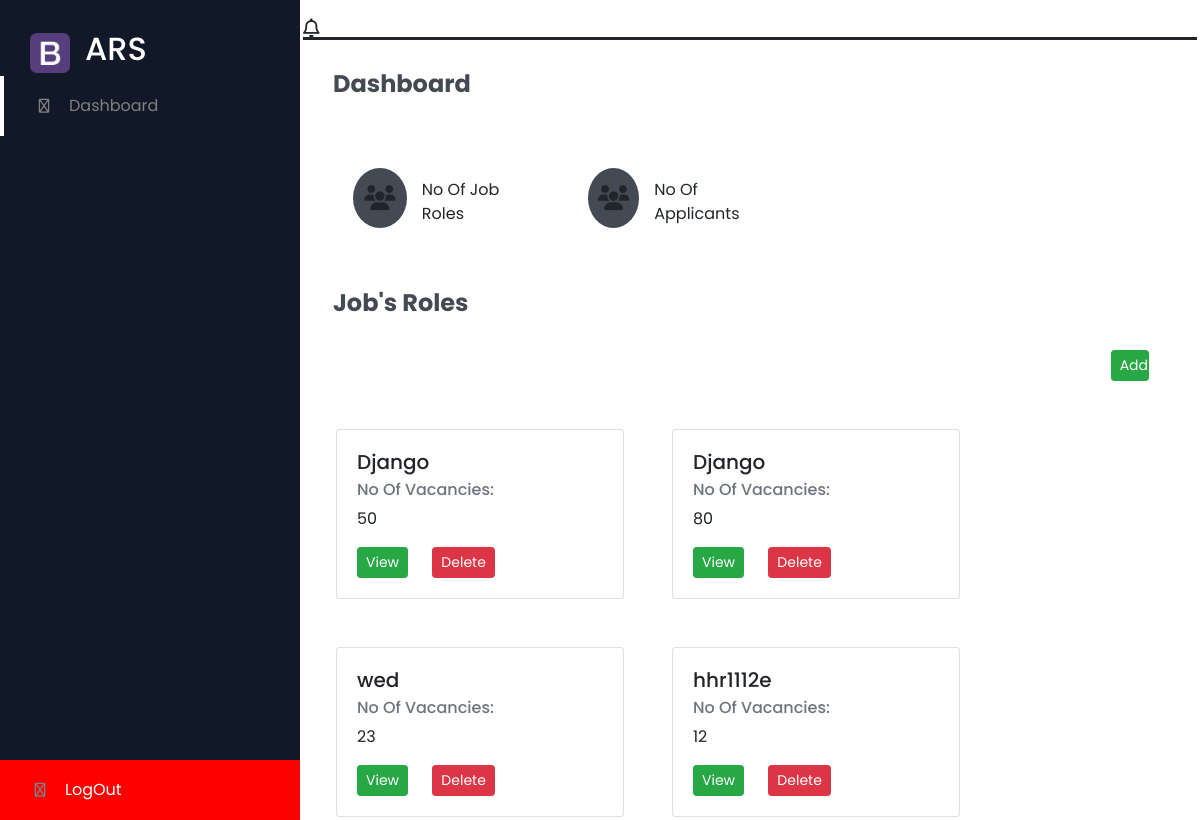
Page /company/comphome/add on the earlier database version.
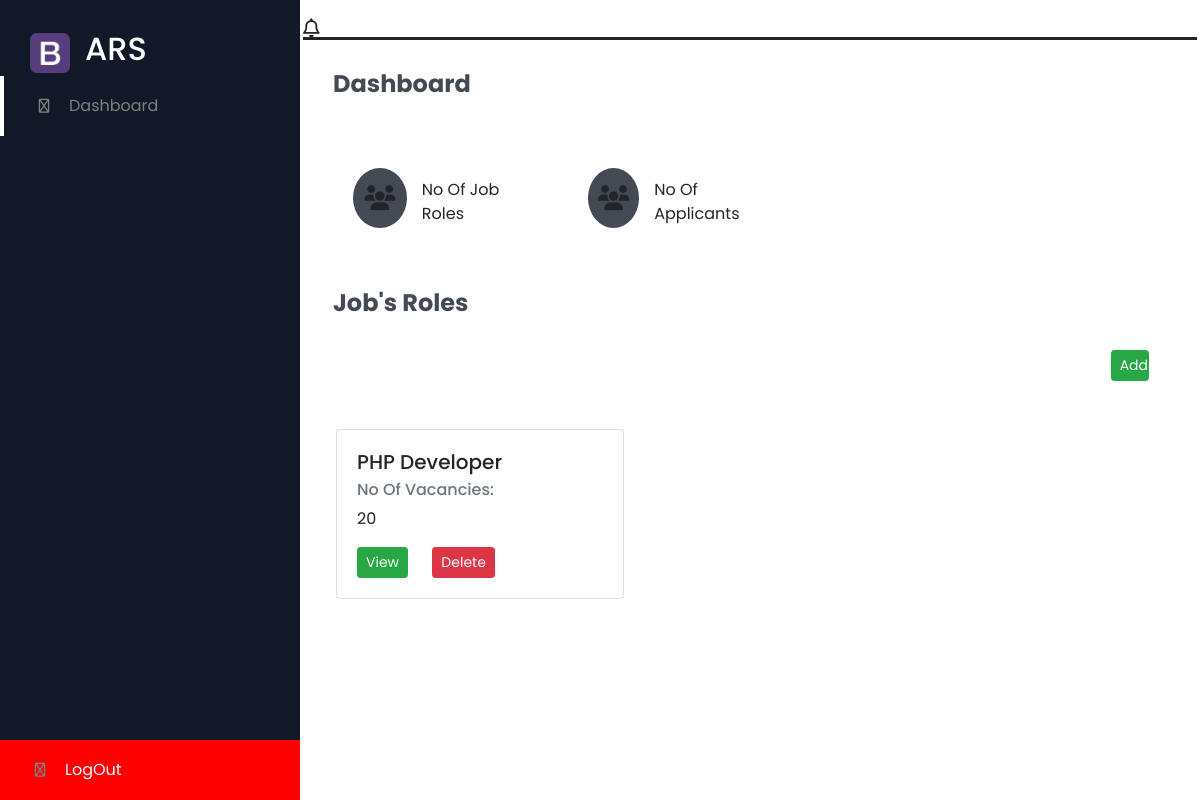
Same page on the later database version.
### Company/models.py (models this page shows)
class Job_Profiles(models.Model):
    profile_name=models.CharField(max_length=100)
    company_id=models.ForeignKey("Companies",on_delete=models.CASCADE)
    job_info=models.TextField()
    salary=models.CharField(max_length=100)
    no_of_vacancies=models.CharField(max_length=100)
    education=models.CharField(max_length=100)
    industry=models.CharField(max_length=100)
    joblocation_address=models.CharField(max_length=100)
    experience=models.CharField(max_length=100)
    postdate=models.DateTimeField(default=datetime.now)
    site_name=models.CharField(max_length=100,default='NaN')

### Company/views.py (the view)
# urls.py: path('comphome/add',views.ADD,name='add'),
def ADD(request):
    if request.method=='POST':
        job_role=request.POST.get('jobrole')
        industry=request.POST.get('industry')
        job_des=request.POST.get('jobdes')
        vacancies=request.POST.get('vacancies')
        salary=request.POST.get('salary')
        experience=request.POST.get('experience')
        req_qual=request.POST.get('req_qual')
        location=request.POST.get('location')
        keys=list((request.POST).keys())
        print(keys)
        company_id=Companies.objects.get(companyuserid=request.user.username)
        print(company_id)
        document=Document()
        document.add_heading('Job Role:',1)
        document.add_paragraph(job_role)
        document.add_heading('Industry', level=1)
        document.add_paragraph(industry)
        document.add_heading('Job Description:', level=1)
        document.add_paragraph(job_des)
        document.add_heading('No of Vacancies:',level=1)
        document.add_paragraph(vacancies)
        document.add_heading('salary:',level=1)
        document.add_paragraph(salary)
        document.add_heading('Experience:',level=1)
        document.add_paragraph(experience)
        document.add_heading('Required Qualification',level=1)
        document.add_paragraph(req_qual)
        document.add_heading('Required Skills:', level=1)
        data=Job_Profiles(profile_name=job_role,company_id=company_id,job_info=job_des,salary=salary,no_of_vacancies=vacancies,education=req_qual,industry=industry,joblocation_address=location,experience=experience)
        data.save()
        id=data.id
        job_profile_id=Job_Profiles.objects.get(id=id)
        csvkills=""
        for key in keys:
            temp=str(key)
            skill='skill'
            if skill in temp:
                skill=request.POST.getlist(temp)[0]
                document.add_paragraph(skill, style='List Number')
                data2=skills(skills=skill,company_id=company_id,job_profile_id=job_profile_id)
                data2.save()
        filepath=r"C:\Users\ACER\Downloads\Recruitment_management2\Recruitment_management2\Company\ProfilesInfo\."+str(job_profile_id)+".docx"
        data1=[request.user.username,req_qual,experience,industry,job_des,str(id),location,job_role,vacancies,salary,datetime.datetime.now,job_role,industry,str(id)]
        path1="static\\alljob.csv"
        file1=os.path.join(settings.BASE_DIR,path1)
        with open(file1, 'a') as f:
            writer = csv.writer(f)
            writer.writerow(data1)
        document.save(filepath)
        return redirect('comphome')
    else:
        info=Job_Profiles.objects.values('pk','profile_name','job_info','no_of_vacancies')
        print("maiiii")
        print(info)
        return render(request,'company_dashboard.html',{'company_info':info})

### Company/templates/company_dashboard.html (shortened to what this page needs)
{% load static %}
<!DOCTYPE html>
<html lang="en">
<head>
    <link rel="stylesheet" type="text/css" href="{% static 'style.css' %}?{% now "U" %}">
    <link href="https://cdnjs.cloudflare.com/ajax/libs/font-awesome/5.13.0/css/all.min.css" rel="stylesheet">
    <link rel="stylesheet" href="https://cdnjs.cloudflare.com/ajax/libs/font-awesome/6.2.0/css/all.min.css" />
    <link rel="stylesheet" href="https://cdnjs.cloudflare.com/ajax/libs/font-awesome/4.7.0/css/font-awesome.min.css">
    <link rel="stylesheet" href="https://cdn.jsdelivr.net/npm/bootstrap@4.6.2/dist/css/bootstrap.min.css">
</head>
<body>
    <section id="menu">
        <div class="logo">
        <img src="../static/img/portfolio/apple-touch-icon.png" alt="">
        <h2>ARS</h2>
    </div>
    <div class="items">
        <li><i class="fa-regular fa-chart-line"></i><a href="{% url 'comphome' %}">Dashboard</a></li>
        <li style="background-color:red; position: absolute;width:100%; bottom: 0;"><i class="fa-regular fa-chart-line"></i><a href="{% url 'logout-redirect' %}" style="color:white">LogOut</a></li>
    </div>
    </section>
    <section class="section1">
        <div class="navigation">
            <div class="profile">
                <i class="far fa-bell"></i>
            </div>
        </div>
        <h3 class="i-name">Dashboard</h3>
        <div class="row">
            <div class="boxs">
                <div class="box-val">
                    <i class="fas fa-users"></i>
                    <div>
                        <span>No Of Job Roles</span>
                    </div>
                </div>
                <div class="box-val">
                    <i class="fas fa-users"></i>
                    <div>
                        <span>No Of Applicants</span>
                    </div>
                </div>
            </div>
        </div>
        <h3 class="i-name">Job's Roles</h3>
        <br>
        <div class="row">
            <div class="col-md-12 text-right">
            <button type="button" data-toggle="modal" data-target="#add" class="btn btn-success pr-0 mr-5 btn-sm">Add</button>
            </div>
        </div>
    <div class="row">
        {% if company_info  %}
        {% for i in company_info %}
        <div class="card ml-5 mt-5 d-flex"  style="width: 18rem;">
            <div class="card-body">
              <h5 class="card-title">{{i.profile_name}}</h5>
              <h6 class="card-subtitle mb-2 text-muted">No Of Vacancies:</h6>
              <p class="card-text">{{i.no_of_vacancies}}</p>
              <a href="{% url 'job_details' i.id %}" class="card-link"><button type="button" class="btn btn-success btn-sm">View</button></a>
              <a href="{% url 'delete' i.id %}"  class="card-link"><button type="button" id=""  class="btn btn-danger mr-5 btn-sm">Delete</button></a>
            </div>
        </div>
        {% endfor %}
        {% else  %}
        <h2 class="ml-3">data is not present</h2>
        {% endif %}
    </div>
    </section>
</body>
</html>

Differences in the rows shown:
removed Job_Profiles: profile_name "Django", no_of_vacancies "50"
removed Job_Profiles: profile_name "Django", no_of_vacancies "80"
removed Job_Profiles: profile_name "wed", no_of_vacancies "23"
removed Job_Profiles: profile_name "hhr1112e", no_of_vacancies "12"
added Job_Profiles: profile_name "PHP Developer", no_of_vacancies "20"
